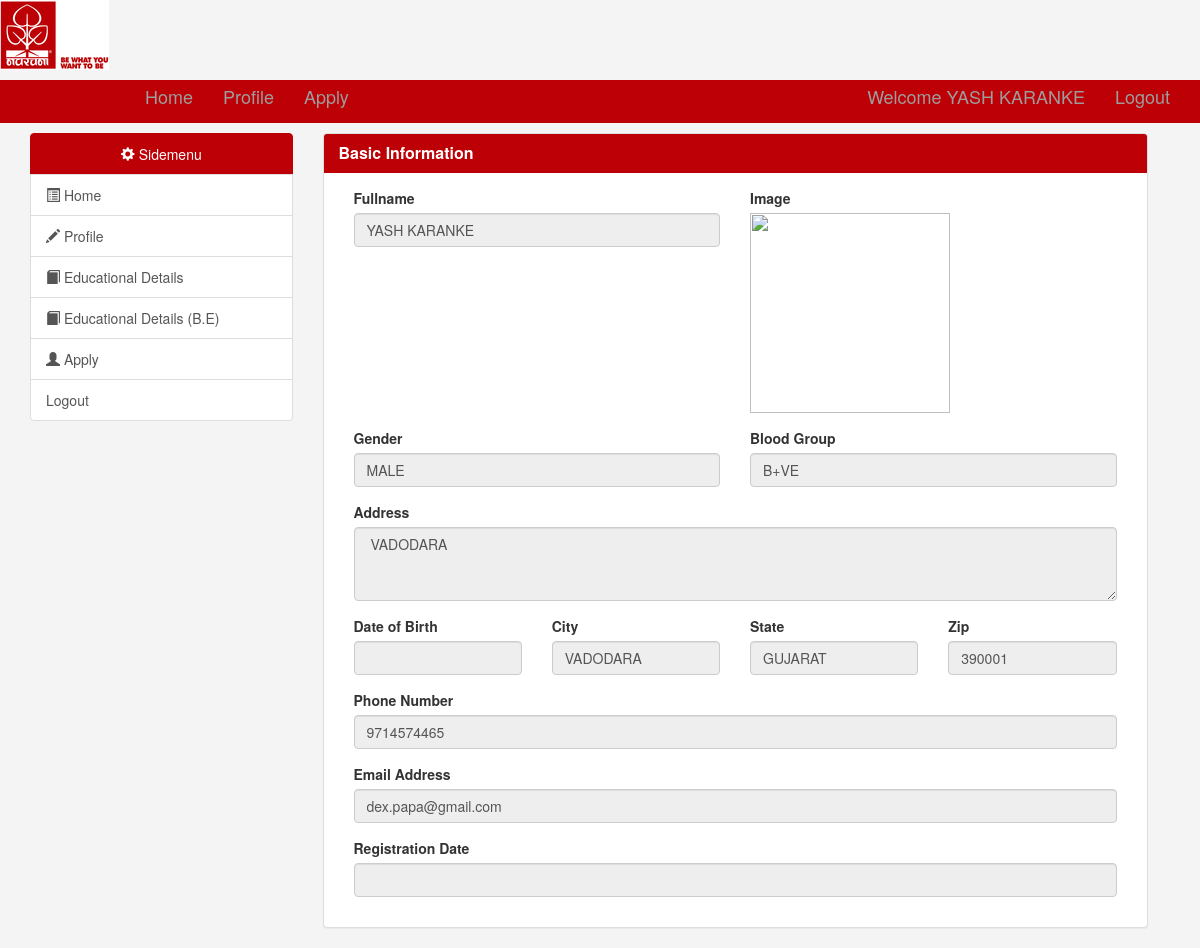
Screenshot of /home/profile.php (signed in) with the database file from the repository.
### tables this page shows
CREATE TABLE `student_data` (
  `ID` int(3) NOT NULL,
  `FULLNAME` varchar(70) DEFAULT NULL,
  `GENDER` varchar(8) DEFAULT NULL,
  `BGROUP` varchar(10) DEFAULT NULL,
  `ADDRESS` varchar(100) DEFAULT NULL,
  `CITY` varchar(20) DEFAULT NULL,
  `STATE` varchar(50) DEFAULT NULL,
  `ZIP` varchar(10) DEFAULT NULL,
  `PNUMBER` varchar(11) DEFAULT NULL,
  `EMAIL` varchar(60) DEFAULT NULL,
  `PASSWORD` varchar(100) DEFAULT NULL,
  `register_date` date DEFAULT NULL,
  `dob` varchar(10) DEFAULT NULL,
  `profile_image` varchar(100) DEFAULT NULL,
  `isActive` tinyint(1) DEFAULT NULL
);

### home/profile.php (the view, shortened to what this page needs)
<?php
	if(isset($_SESSION['email']))
	{
        include 'variables.php';
        $mysqli = new mysqli($databaseHost,$databaseUsername,$databasePassword,$databaseName);
        $query = "SELECT * FROM student_data WHERE email = '{$_SESSION['email']}'";
        $result = $mysqli->query($query) or die($mysqli->error);
        if($result->num_rows > 0) {
            while($row = $result->fetch_assoc()) {
                foreach($row as $val) {
                    $details[] = $val;
                }
            }
        }
     ?>
<?php include 'home-menu.php'; ?>
    <?php include 'user-side-menu.php'; ?>
        <div class="container">
            <div class="col-lg-9">
                <div class="panel panel-default">
                    <div class="panel-heading main-color-bg"> <h3 class="panel-title"><b>Basic Information</b></h3> </div>
                    <div class="panel-body">
                        <div class="col-lg-12">
                            <div class="row">
                                <div class="col-sm-12">
                                    <div class="row">
                                        <div class="col-sm-6 form-group">
                                            <label>Fullname</label>
                                            <input type="text" name="fullname" class="form-control" value= "<?php echo $details[1]; ?> " disabled>
                                        </div>
                                        <div class="col-sm-6 form-group">
                                            <label>Image</label> <br>
                                            <img src="<?php echo '../' . $details[13];?>" height="200" width="200">
                                            </div>
                                    </div>
                                    <div class="row">
                                        <div class="col-sm-6 form-group">
                                            <label>Gender</label>
                                            <input list="gender" name="gender" class="form-control" value= "<?php echo $details[2]; ?> " disabled>
                                        </div>
                                        <div class="col-sm-6 form-group">
                                            <label>Blood Group</label>
                                            <input type="textarea" name="bgroup" class="form-control" value= "<?php echo $details[3]; ?> " disabled>
                                        </div>
                                    </div>
                                    <div class="form-group">
                                        <label>Address</label>
                                        <textarea name="address" rows="3" cols="4" class="form-control"  disabled> <?php echo $details[4]; ?> </textarea>
                                    </div>
                                    <div class="row">
                                        <div class="col-sm-3 form-group">
                                            <label>Date of Birth</label>
                                            <input type="text" name="pnumber" class="form-control" value= "<?php echo $details[12]; ?> " disabled>
                                        </div>
                                        <div class="col-sm-3 form-group">
                                            <label>City</label>
                                            <input type="text" name="city" class="form-control" value= "<?php echo $details[5]; ?> " disabled>
                                        </div>
                                        <div class="col-sm-3 form-group">
                                            <label>State</label>
                                            <input type="text" name="state" class="form-control" value= "<?php echo $details[6]; ?> " disabled>
                                        </div>
                                        <div class="col-sm-3 form-group">
                                            <label>Zip</label>
                                            <input type="text" name="zip" class="form-control" value= "<?php echo $details[7]; ?> " disabled>
                                        </div>
                                    </div>
                                    <div class="form-group">
                                        <label>Phone Number</label>
                                        <input type="text" name="pnumber" class="form-control" value= "<?php echo $details[8]; ?> " disabled>
                                    </div>
                                    <div class="form-group">
                                        <label>Email Address</label>
                                        <input type="email" name="email" class="form-control" value= "<?php echo $details[9]; ?> " disabled>
                                    </div>
                                    <div class="form-group">
                                        <label>Registration Date</label>
                                        <input type="text" name="reg_date" class="form-control" value= "<?php echo $details[11]; ?> " disabled>
                                    </div>
                                </div>
                            </div>
                        </div>
                    </div>
                </div>
            </div>
</div>
<?php } else { ?>
<?php  header("Location:../index.php"); } ?>

### admin/css/style.css (style rules this page uses)
.main-color-bg { background-color: #BD0006 !important; border-color: #BD0006 !important; color:#ffffff !important; }

### rows the page displays
student_data: fullname "YASH KARANKE", gender "MALE", bgroup "B+VE", address "VADODARA", city "VADODARA", state "GUJARAT", zip "390001", pnumber "9714574465", email "dex.papa@gmail.com"

### other values shown
$name[0] "YASH KARANKE"
